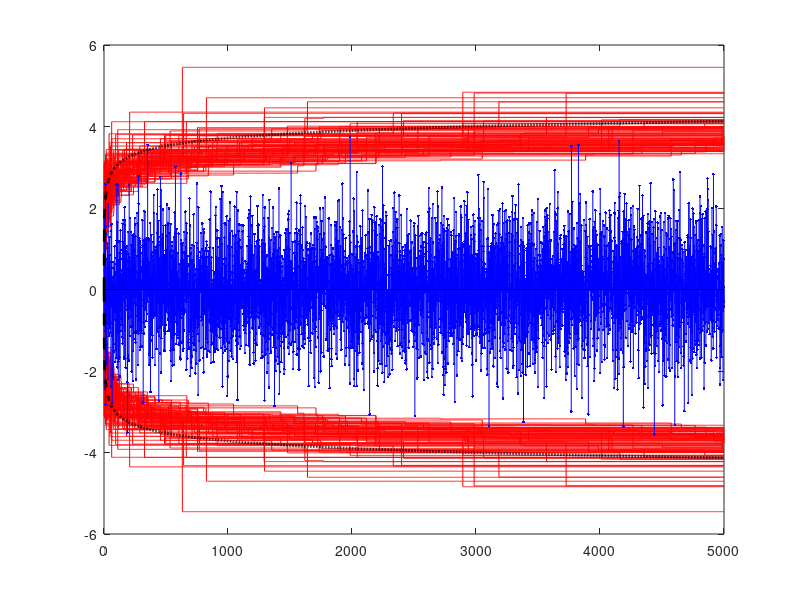

This figure's MATLAB source:
%%
% Max of randn variables

n = 5000;

nrep = 100;

clf; hold on;
for i=1:nrep
    Y = cummax(abs(randn(n,1)));
    plot(1:n,Y, 'r', 'LineWidth', 1/2);
    plot(1:n,-Y, 'r', 'LineWidth', 1/2);
end
X = randn(n,1);
%Y = cummax(abs(X));
stem(1:n,X, 'b.');
%plot(1:n,Y, 'r', 'LineWidth', 2);
%plot(1:n,-Y, 'r', 'LineWidth', 2);
plot(1:n,sqrt(2*log(1:n)), 'k--', 'LineWidth', 2);
plot(1:n,-sqrt(2*log(1:n)), 'k--', 'LineWidth', 2);
box on;
saveas(gcf, 'max-gaussian.png', 'png');
